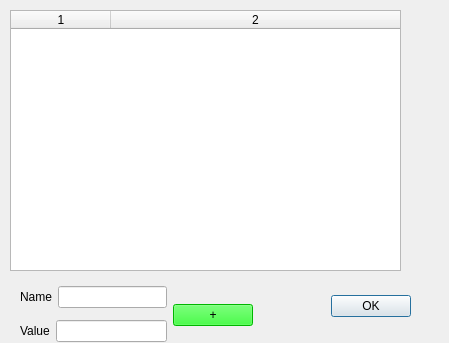
<?xml version="1.0" encoding="UTF-8"?>
<ui version="4.0">
 <class>VariableEditor</class>
 <widget class="QDialog" name="VariableEditor">
  <property name="geometry">
   <rect>
    <x>0</x>
    <y>0</y>
    <width>449</width>
    <height>343</height>
   </rect>
  </property>
  <property name="windowTitle">
   <string>Variable editor</string>
  </property>
  <widget class="QDialogButtonBox" name="buttonBox">
   <property name="geometry">
    <rect>
     <x>330</x>
     <y>290</y>
     <width>81</width>
     <height>32</height>
    </rect>
   </property>
   <property name="orientation">
    <enum>Qt::Horizontal</enum>
   </property>
   <property name="standardButtons">
    <set>QDialogButtonBox::Ok</set>
   </property>
  </widget>
  <widget class="QTableWidget" name="variableView">
   <property name="geometry">
    <rect>
     <x>10</x>
     <y>10</y>
     <width>391</width>
     <height>261</height>
    </rect>
   </property>
   <property name="columnCount">
    <number>2</number>
   </property>
   <attribute name="horizontalHeaderCascadingSectionResizes">
    <bool>false</bool>
   </attribute>
   <attribute name="horizontalHeaderStretchLastSection">
    <bool>true</bool>
   </attribute>
   <column/>
   <column/>
  </widget>
  <widget class="QWidget" name="">
   <property name="geometry">
    <rect>
     <x>20</x>
     <y>280</y>
     <width>233</width>
     <height>70</height>
    </rect>
   </property>
   <layout class="QHBoxLayout" name="horizontalLayout_3">
    <item>
     <layout class="QVBoxLayout" name="verticalLayout">
      <item>
       <layout class="QHBoxLayout" name="horizontalLayout">
        <item>
         <widget class="QLabel" name="label">
          <property name="text">
           <string>Name</string>
          </property>
         </widget>
        </item>
        <item>
         <widget class="QLineEdit" name="lineEdit"/>
        </item>
       </layout>
      </item>
      <item>
       <layout class="QHBoxLayout" name="horizontalLayout_2">
        <item>
         <widget class="QLabel" name="label_2">
          <property name="text">
           <string>Value</string>
          </property>
         </widget>
        </item>
        <item>
         <widget class="QLineEdit" name="lineEdit_2"/>
        </item>
       </layout>
      </item>
     </layout>
    </item>
    <item>
     <widget class="QPushButton" name="newVariableBtn">
      <property name="styleSheet">
       <string notr="true">background-color: rgb(0, 255, 0)</string>
      </property>
      <property name="text">
       <string>+</string>
      </property>
     </widget>
    </item>
   </layout>
  </widget>
 </widget>
 <resources/>
 <connections>
  <connection>
   <sender>buttonBox</sender>
   <signal>accepted()</signal>
   <receiver>VariableEditor</receiver>
   <slot>accept()</slot>
   <hints>
    <hint type="sourcelabel">
     <x>248</x>
     <y>254</y>
    </hint>
    <hint type="destinationlabel">
     <x>157</x>
     <y>274</y>
    </hint>
   </hints>
  </connection>
 </connections>
</ui>
